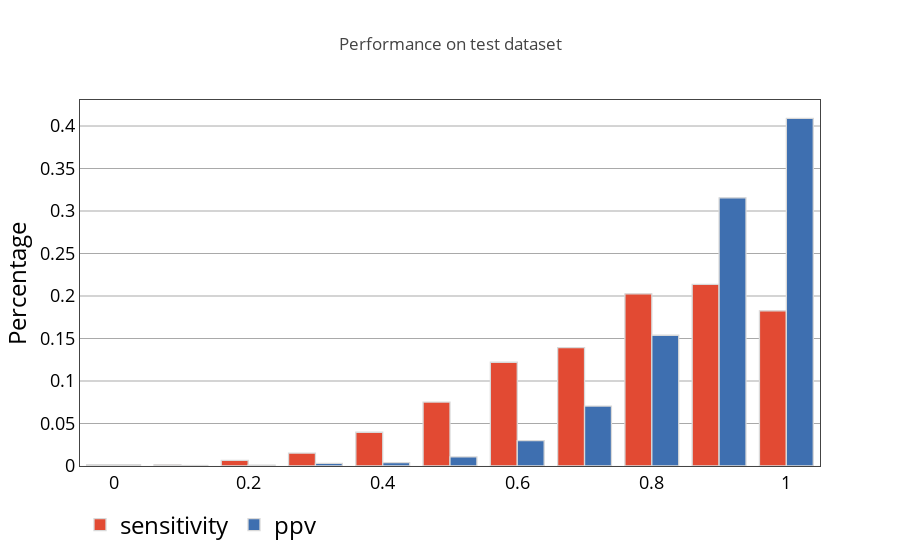

Notebook code cell kept with this figure:
### Code cell
iplot(fig)

### Figure 1 — Plotly figure (JSON) as saved in the notebook; plotly's stock layout.template omitted (floating-point values rounded to 4 significant figures; data arrays with more than 128 entries replaced by an {"elided": "..."} marker saying what was removed)
{"data": [{"histfunc": "count", "histnorm": "probability", "marker": {"color": "rgba(226, 74, 51, 1.0)", "line": {"color": "#D9D9D9", "width": 1.3}}, "name": "sensitivity", "nbinsx": 20, "opacity": 1, "orientation": "v", "type": "histogram", "uid": "026cd991-7c37-4e3f-93bf-e0d52aedb2ad", "x": {"elided": "6676 float values"}}, {"histfunc": "count", "histnorm": "probability", "marker": {"color": "rgba(62, 111, 176, 1.0)", "line": {"color": "#D9D9D9", "width": 1.3}}, "name": "ppv", "nbinsx": 20, "opacity": 1, "orientation": "v", "type": "histogram", "uid": "92323f7f-a686-4a09-b29d-c6fed384c048", "x": {"elided": "6676 float values"}}], "layout": {"barmode": "group", "legend": {"bgcolor": "#FFFFFF", "font": {"color": "#000", "size": 24}, "orientation": "h"}, "paper_bgcolor": "rgba(0,0,0,0)", "plot_bgcolor": "rgba(0,0,0,0)", "title": {"text": "Performance on test dataset"}, "xaxis": {"gridcolor": "#F6F6F6", "mirror": true, "showgrid": false, "showline": true, "tickfont": {"color": "#000", "size": 18}, "title": {"font": {"color": "#000", "size": 24}, "text": ""}, "zeroline": false, "zerolinecolor": "#F6F6F6"}, "yaxis": {"gridcolor": "darkgray", "gridwidth": 1, "mirror": true, "showgrid": true, "showline": true, "tickfont": {"color": "#000", "size": 18}, "title": {"font": {"color": "#000", "size": 24}, "text": "Percentage"}, "zerolinecolor": "#F6F6F6"}}}
